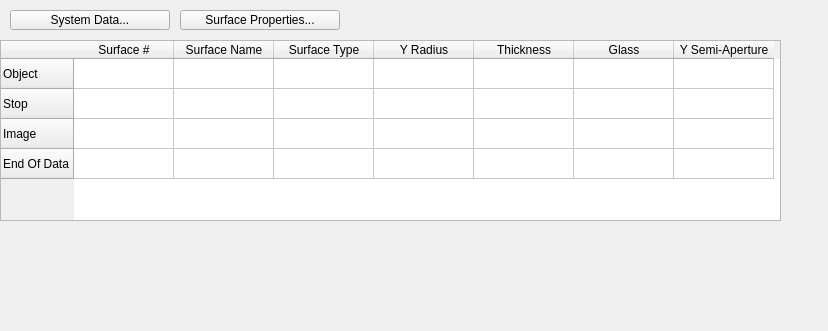
<?xml version="1.0" encoding="UTF-8"?>
<ui version="4.0">
 <class>LensDataManager</class>
 <widget class="QMainWindow" name="LensDataManager">
  <property name="geometry">
   <rect>
    <x>0</x>
    <y>0</y>
    <width>828</width>
    <height>331</height>
   </rect>
  </property>
  <property name="windowTitle">
   <string>MainWindow</string>
  </property>
  <widget class="QWidget" name="centralwidget">
   <widget class="QTableWidget" name="Table">
    <property name="geometry">
     <rect>
      <x>0</x>
      <y>40</y>
      <width>781</width>
      <height>181</height>
     </rect>
    </property>
    <property name="rowCount">
     <number>4</number>
    </property>
    <property name="columnCount">
     <number>7</number>
    </property>
    <row>
     <property name="text">
      <string>Object</string>
     </property>
    </row>
    <row>
     <property name="text">
      <string>Stop</string>
     </property>
    </row>
    <row>
     <property name="text">
      <string>Image</string>
     </property>
    </row>
    <row>
     <property name="text">
      <string>End Of Data</string>
     </property>
    </row>
    <column>
     <property name="text">
      <string>Surface #</string>
     </property>
    </column>
    <column>
     <property name="text">
      <string>Surface Name</string>
     </property>
    </column>
    <column>
     <property name="text">
      <string>Surface Type</string>
     </property>
    </column>
    <column>
     <property name="text">
      <string>Y Radius</string>
     </property>
    </column>
    <column>
     <property name="text">
      <string>Thickness</string>
     </property>
    </column>
    <column>
     <property name="text">
      <string>Glass</string>
     </property>
    </column>
    <column>
     <property name="text">
      <string>Y Semi-Aperture</string>
     </property>
    </column>
   </widget>
   <widget class="QPushButton" name="B_SystemData">
    <property name="geometry">
     <rect>
      <x>10</x>
      <y>10</y>
      <width>160</width>
      <height>20</height>
     </rect>
    </property>
    <property name="text">
     <string>System Data...</string>
    </property>
   </widget>
   <widget class="QPushButton" name="B_SurfaceProperties">
    <property name="geometry">
     <rect>
      <x>180</x>
      <y>10</y>
      <width>160</width>
      <height>20</height>
     </rect>
    </property>
    <property name="text">
     <string>Surface Properties...</string>
    </property>
   </widget>
  </widget>
 </widget>
 <resources/>
 <connections/>
</ui>
